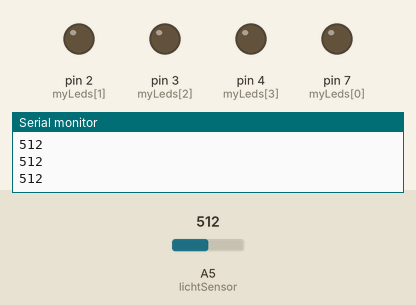
Simulated run of this sketch. Board: Arduino Uno, built with avr-gcc and run on an emulated ATmega328P. Shown: output pins drawn as LEDs (lit = HIGH), the last lines printed to the serial monitor. Inputs (shaded band) come from the test bench; at power-on: A5 (lichtSensor) = 512.

Above: at 1.2 s.
1.3 s: A5 (lichtSensor) set to 297
2.8 s: A5 (lichtSensor) set to 264
At 4.0 s:
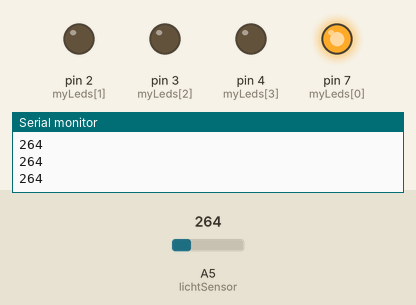
4.3 s: A5 (lichtSensor) set to 306
At 5.0 s:
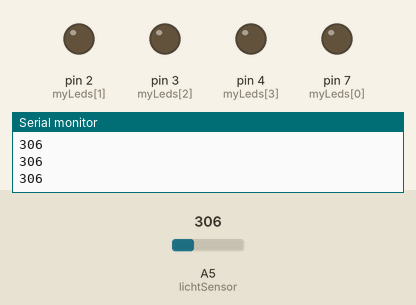
5.8 s: A5 (lichtSensor) set to 122
At 6.2 s:
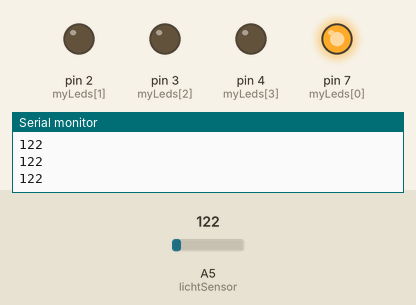
Timing chart, 0 to 8.3 s (numbered marks = the images above; inputs shaded):
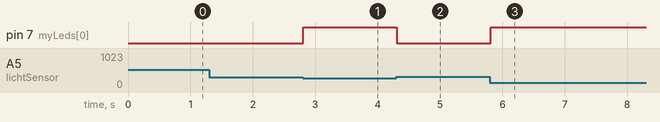

The sketch:

opgave_1.ino
```cpp
#include <Arduino.h>

int myLeds[] = {7, 2, 3, 4};
int lichtSensor = A5;
int maximum = 700;
int base = maximum / 5;
int meting;

void setup() {
  // put your setup code here, to run once:
  for (unsigned int i = 0; i < sizeof(myLeds); i++){
    pinMode(myLeds[i], OUTPUT);
  }
  pinMode(lichtSensor, INPUT);
  Serial.begin(9600);
  Serial.println("Arduino ready");
}

void loop() {
  meting = analogRead(lichtSensor);
  Serial.println(meting);

  for (int i = 6; i <= 9; i++){
    if(i > meting/140 + 5){
        digitalWrite(i, HIGH);
    }
    else{
        digitalWrite(i, LOW);
    }
  }
}
```

Measured:
- the behaviour switches between 280 and 279 on A5 (lichtSensor) (found by bisection; images 0 and 1)
- after the input at 2.8 s, pin 7 (myLeds[0]): LOW → HIGH at once
- after the input at 4.3 s, pin 7 (myLeds[0]): HIGH → LOW at once
- after the input at 5.8 s, pin 7 (myLeds[0]): LOW → HIGH at once
